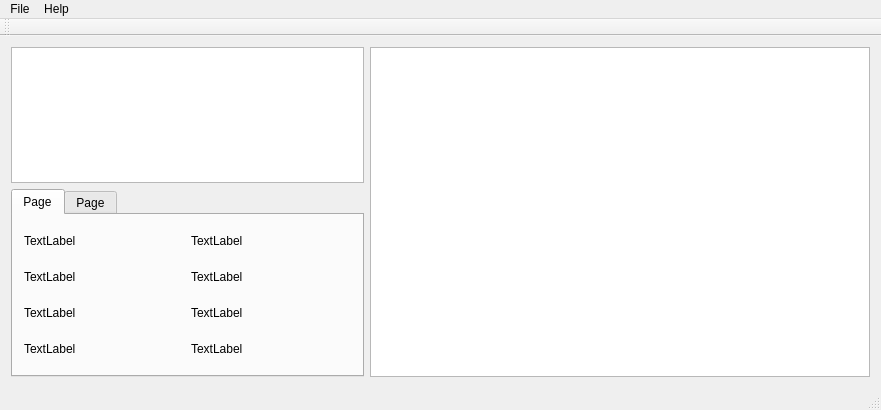
<?xml version="1.0" encoding="UTF-8"?>
<ui version="4.0">
 <class>MainWindow</class>
 <widget class="QMainWindow" name="MainWindow">
  <property name="geometry">
   <rect>
    <x>0</x>
    <y>0</y>
    <width>881</width>
    <height>410</height>
   </rect>
  </property>
  <property name="windowTitle">
   <string>MainWindow</string>
  </property>
  <widget class="QWidget" name="centralWidget">
   <layout class="QGridLayout" name="gridLayout">
    <item row="0" column="1" rowspan="2">
     <widget class="QTextBrowser" name="textBrowser_2">
      <property name="minimumSize">
       <size>
        <width>500</width>
        <height>0</height>
       </size>
      </property>
     </widget>
    </item>
    <item row="0" column="0">
     <widget class="QTextBrowser" name="textBrowser"/>
    </item>
    <item row="1" column="0">
     <widget class="QTabWidget" name="tabWidget">
      <property name="minimumSize">
       <size>
        <width>0</width>
        <height>175</height>
       </size>
      </property>
      <property name="maximumSize">
       <size>
        <width>16777215</width>
        <height>500</height>
       </size>
      </property>
      <property name="whatsThis">
       <string>&lt;html&gt;&lt;head/&gt;&lt;body&gt;&lt;p&gt;&lt;br/&gt;&lt;/p&gt;&lt;/body&gt;&lt;/html&gt;</string>
      </property>
      <property name="currentIndex">
       <number>0</number>
      </property>
      <widget class="QWidget" name="tab_2">
       <attribute name="title">
        <string>Page</string>
       </attribute>
       <layout class="QVBoxLayout" name="verticalLayout_5">
        <item>
         <layout class="QHBoxLayout" name="horizontalLayout">
          <item>
           <layout class="QVBoxLayout" name="verticalLayout">
            <property name="sizeConstraint">
             <enum>QLayout::SetDefaultConstraint</enum>
            </property>
            <item>
             <widget class="QLabel" name="label">
              <property name="text">
               <string>TextLabel</string>
              </property>
             </widget>
            </item>
            <item>
             <widget class="QLabel" name="label_2">
              <property name="text">
               <string>TextLabel</string>
              </property>
             </widget>
            </item>
           </layout>
          </item>
          <item>
           <layout class="QVBoxLayout" name="verticalLayout_2">
            <item>
             <widget class="QLabel" name="label_3">
              <property name="text">
               <string>TextLabel</string>
              </property>
             </widget>
            </item>
            <item>
             <widget class="QLabel" name="label_4">
              <property name="text">
               <string>TextLabel</string>
              </property>
             </widget>
            </item>
           </layout>
          </item>
         </layout>
        </item>
        <item>
         <layout class="QHBoxLayout" name="horizontalLayout_2">
          <item>
           <layout class="QVBoxLayout" name="verticalLayout_3">
            <item>
             <widget class="QLabel" name="label_5">
              <property name="text">
               <string>TextLabel</string>
              </property>
             </widget>
            </item>
            <item>
             <widget class="QLabel" name="label_6">
              <property name="text">
               <string>TextLabel</string>
              </property>
             </widget>
            </item>
           </layout>
          </item>
          <item>
           <layout class="QVBoxLayout" name="verticalLayout_4">
            <item>
             <widget class="QLabel" name="label_7">
              <property name="text">
               <string>TextLabel</string>
              </property>
             </widget>
            </item>
            <item>
             <widget class="QLabel" name="label_8">
              <property name="text">
               <string>TextLabel</string>
              </property>
             </widget>
            </item>
           </layout>
          </item>
         </layout>
        </item>
       </layout>
      </widget>
      <widget class="QWidget" name="tab_3">
       <attribute name="title">
        <string>Page</string>
       </attribute>
       <layout class="QGridLayout" name="gridLayout_3">
        <item row="0" column="0">
         <widget class="QTableWidget" name="targetTable">
          <row>
           <property name="text">
            <string>Latitude</string>
           </property>
           <property name="font">
            <font>
             <family>Tahoma</family>
             <pointsize>10</pointsize>
            </font>
           </property>
          </row>
          <row>
           <property name="text">
            <string>Longitude</string>
           </property>
           <property name="font">
            <font>
             <family>Tahoma</family>
             <pointsize>10</pointsize>
             <weight>50</weight>
             <bold>false</bold>
            </font>
           </property>
          </row>
          <row>
           <property name="text">
            <string>Orientation</string>
           </property>
           <property name="font">
            <font>
             <family>Tahoma</family>
             <pointsize>10</pointsize>
            </font>
           </property>
          </row>
          <row>
           <property name="text">
            <string>Shape</string>
           </property>
           <property name="font">
            <font>
             <family>Tahoma</family>
             <pointsize>10</pointsize>
             <weight>50</weight>
             <bold>false</bold>
            </font>
           </property>
          </row>
          <row>
           <property name="text">
            <string>Target Color</string>
           </property>
           <property name="font">
            <font>
             <family>Tahoma</family>
             <pointsize>10</pointsize>
            </font>
           </property>
          </row>
          <row>
           <property name="text">
            <string>Alphanumeric</string>
           </property>
           <property name="font">
            <font>
             <family>Tahoma</family>
             <pointsize>10</pointsize>
            </font>
           </property>
          </row>
          <row>
           <property name="text">
            <string>Alpha Color</string>
           </property>
           <property name="font">
            <font>
             <family>Tahoma</family>
             <pointsize>10</pointsize>
            </font>
           </property>
          </row>
          <column>
           <property name="text">
            <string>Target #1</string>
           </property>
           <property name="font">
            <font>
             <family>Tahoma</family>
             <pointsize>10</pointsize>
            </font>
           </property>
          </column>
         </widget>
        </item>
       </layout>
      </widget>
     </widget>
    </item>
   </layout>
  </widget>
  <widget class="QMenuBar" name="menuBar">
   <property name="geometry">
    <rect>
     <x>0</x>
     <y>0</y>
     <width>881</width>
     <height>21</height>
    </rect>
   </property>
   <widget class="QMenu" name="menuFile">
    <property name="title">
     <string>File</string>
    </property>
    <addaction name="actionOpenTerminal"/>
   </widget>
   <widget class="QMenu" name="menuHelp">
    <property name="title">
     <string>Help</string>
    </property>
   </widget>
   <addaction name="menuFile"/>
   <addaction name="menuHelp"/>
  </widget>
  <widget class="QToolBar" name="mainToolBar">
   <attribute name="toolBarArea">
    <enum>TopToolBarArea</enum>
   </attribute>
   <attribute name="toolBarBreak">
    <bool>false</bool>
   </attribute>
  </widget>
  <widget class="QStatusBar" name="statusBar"/>
  <action name="actionOpenTerminal">
   <property name="text">
    <string>Open Terminal</string>
   </property>
  </action>
 </widget>
 <layoutdefault spacing="6" margin="11"/>
 <tabstops>
  <tabstop>textBrowser_2</tabstop>
  <tabstop>tabWidget</tabstop>
  <tabstop>textBrowser</tabstop>
 </tabstops>
 <resources/>
 <connections/>
</ui>
